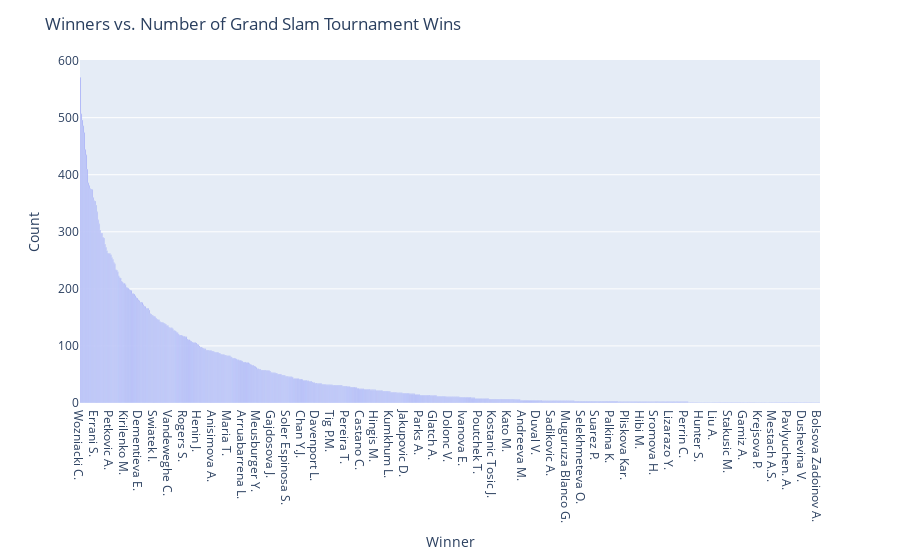

This figure's notebook cell:
### Code cell
# TASK 3
#import pandas as pd
import plotly.express as px

#Pre-process the data to calculate counts
counts = df['Winner'].value_counts()

#Create the bar chart using Plotly
fig = px.bar(x=counts.index, y=counts.values)
fig.update_layout(title='Winners vs. Number of Grand Slam Tournament Wins',
                  xaxis_title='Winner',
                  yaxis_title='Count')
fig.show()

### Figure 1 — Plotly figure (JSON) as saved in the notebook; plotly's stock layout.template omitted (floating-point values rounded to 4 significant figures; data arrays with more than 128 entries replaced by an {"elided": "..."} marker saying what was removed)
{"data": [{"alignmentgroup": "True", "hovertemplate": "x=%{x}<br>y=%{y}<extra></extra>", "legendgroup": "", "marker": {"color": "#636efa", "pattern": {"shape": ""}}, "name": "", "offsetgroup": "", "orientation": "v", "showlegend": false, "textposition": "auto", "type": "bar", "x": {"elided": "753 str values"}, "xaxis": "x", "y": {"elided": "753 int values"}, "yaxis": "y"}], "layout": {"barmode": "relative", "legend": {"tracegroupgap": 0}, "margin": {"t": 60}, "title": {"text": "Winners vs. Number of Grand Slam Tournament Wins"}, "xaxis": {"anchor": "y", "domain": [0, 1], "title": {"text": "Winner"}}, "yaxis": {"anchor": "x", "domain": [0, 1], "title": {"text": "Count"}}}}
